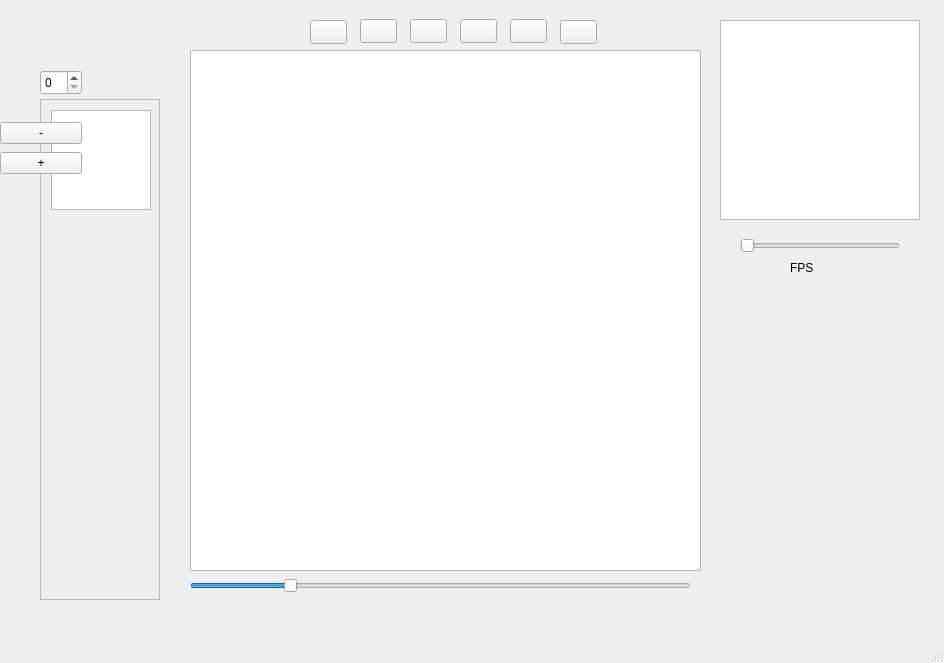
<?xml version="1.0" encoding="UTF-8"?>
<ui version="4.0">
 <class>MainWindow</class>
 <widget class="QMainWindow" name="MainWindow">
  <property name="geometry">
   <rect>
    <x>0</x>
    <y>0</y>
    <width>944</width>
    <height>663</height>
   </rect>
  </property>
  <property name="windowTitle">
   <string>MainWindow</string>
  </property>
  <widget class="QWidget" name="centralwidget">
   <widget class="QGraphicsView" name="previewWindow">
    <property name="geometry">
     <rect>
      <x>720</x>
      <y>20</y>
      <width>200</width>
      <height>200</height>
     </rect>
    </property>
   </widget>
   <widget class="QWidget" name="toolBar" native="true">
    <property name="geometry">
     <rect>
      <x>300</x>
      <y>10</y>
      <width>311</width>
      <height>42</height>
     </rect>
    </property>
    <widget class="QPushButton" name="draw">
     <property name="geometry">
      <rect>
       <x>60</x>
       <y>9</y>
       <width>37</width>
       <height>24</height>
      </rect>
     </property>
     <property name="cursor">
      <cursorShape>PointingHandCursor</cursorShape>
     </property>
     <property name="text">
      <string/>
     </property>
    </widget>
    <widget class="QPushButton" name="erase">
     <property name="geometry">
      <rect>
       <x>110</x>
       <y>9</y>
       <width>37</width>
       <height>24</height>
      </rect>
     </property>
     <property name="cursor">
      <cursorShape>PointingHandCursor</cursorShape>
     </property>
     <property name="text">
      <string/>
     </property>
    </widget>
    <widget class="QPushButton" name="fill">
     <property name="geometry">
      <rect>
       <x>160</x>
       <y>9</y>
       <width>37</width>
       <height>24</height>
      </rect>
     </property>
     <property name="cursor">
      <cursorShape>PointingHandCursor</cursorShape>
     </property>
     <property name="text">
      <string/>
     </property>
    </widget>
    <widget class="QPushButton" name="selection">
     <property name="geometry">
      <rect>
       <x>210</x>
       <y>9</y>
       <width>37</width>
       <height>24</height>
      </rect>
     </property>
     <property name="cursor">
      <cursorShape>PointingHandCursor</cursorShape>
     </property>
     <property name="text">
      <string/>
     </property>
    </widget>
    <widget class="QPushButton" name="colorBtn">
     <property name="geometry">
      <rect>
       <x>260</x>
       <y>10</y>
       <width>37</width>
       <height>24</height>
      </rect>
     </property>
     <property name="cursor">
      <cursorShape>PointingHandCursor</cursorShape>
     </property>
     <property name="text">
      <string/>
     </property>
    </widget>
    <widget class="QLabel" name="colorborder">
     <property name="geometry">
      <rect>
       <x>250</x>
       <y>10</y>
       <width>57</width>
       <height>24</height>
      </rect>
     </property>
     <property name="autoFillBackground">
      <bool>true</bool>
     </property>
     <property name="text">
      <string/>
     </property>
    </widget>
    <zorder>colorborder</zorder>
    <zorder>draw</zorder>
    <zorder>erase</zorder>
    <zorder>fill</zorder>
    <zorder>selection</zorder>
    <zorder>colorBtn</zorder>
   </widget>
   <widget class="QScrollArea" name="scrollArea">
    <property name="geometry">
     <rect>
      <x>40</x>
      <y>99</y>
      <width>120</width>
      <height>501</height>
     </rect>
    </property>
    <property name="widgetResizable">
     <bool>true</bool>
    </property>
    <widget class="QWidget" name="scrollAreaWidgetContents">
     <property name="geometry">
      <rect>
       <x>0</x>
       <y>0</y>
       <width>118</width>
       <height>499</height>
      </rect>
     </property>
     <widget class="QGraphicsView" name="frame">
      <property name="geometry">
       <rect>
        <x>10</x>
        <y>10</y>
        <width>100</width>
        <height>100</height>
       </rect>
      </property>
     </widget>
    </widget>
   </widget>
   <widget class="QSlider" name="slider">
    <property name="geometry">
     <rect>
      <x>740</x>
      <y>230</y>
      <width>160</width>
      <height>31</height>
     </rect>
    </property>
    <property name="maximum">
     <number>30</number>
    </property>
    <property name="orientation">
     <enum>Qt::Horizontal</enum>
    </property>
   </widget>
   <widget class="QSlider" name="gridSizeSldr">
    <property name="geometry">
     <rect>
      <x>190</x>
      <y>570</y>
      <width>501</width>
      <height>31</height>
     </rect>
    </property>
    <property name="minimum">
     <number>2</number>
    </property>
    <property name="maximum">
     <number>44</number>
    </property>
    <property name="value">
     <number>10</number>
    </property>
    <property name="orientation">
     <enum>Qt::Horizontal</enum>
    </property>
   </widget>
   <widget class="QLabel" name="fpsLabel">
    <property name="geometry">
     <rect>
      <x>790</x>
      <y>260</y>
      <width>58</width>
      <height>16</height>
     </rect>
    </property>
    <property name="text">
     <string>FPS</string>
    </property>
   </widget>
   <widget class="drawingCanvas" name="graphicsCanvas">
    <property name="geometry">
     <rect>
      <x>190</x>
      <y>50</y>
      <width>511</width>
      <height>521</height>
     </rect>
    </property>
   </widget>
   <widget class="QLabel" name="themePic">
    <property name="geometry">
     <rect>
      <x>730</x>
      <y>420</y>
      <width>181</width>
      <height>121</height>
     </rect>
    </property>
    <property name="text">
     <string/>
    </property>
   </widget>
   <widget class="QSpinBox" name="framePicker">
    <property name="geometry">
     <rect>
      <x>40</x>
      <y>70</y>
      <width>42</width>
      <height>25</height>
     </rect>
    </property>
   </widget>
   <widget class="QWidget" name="layoutWidget">
    <property name="geometry">
     <rect>
      <x>0</x>
      <y>120</y>
      <width>82</width>
      <height>56</height>
     </rect>
    </property>
    <layout class="QVBoxLayout" name="verticalLayout">
     <item>
      <widget class="QPushButton" name="deleteFrame">
       <property name="text">
        <string>-</string>
       </property>
      </widget>
     </item>
     <item>
      <widget class="QPushButton" name="addFrame">
       <property name="text">
        <string>+</string>
       </property>
      </widget>
     </item>
    </layout>
   </widget>
   <widget class="QPushButton" name="cursor">
    <property name="geometry">
     <rect>
      <x>310</x>
      <y>20</y>
      <width>37</width>
      <height>24</height>
     </rect>
    </property>
    <property name="cursor">
     <cursorShape>PointingHandCursor</cursorShape>
    </property>
    <property name="text">
     <string/>
    </property>
   </widget>
  </widget>
  <widget class="QMenuBar" name="menubar">
   <property name="geometry">
    <rect>
     <x>0</x>
     <y>0</y>
     <width>944</width>
     <height>21</height>
    </rect>
   </property>
  </widget>
  <widget class="QStatusBar" name="statusbar"/>
 </widget>
 <customwidgets>
  <customwidget>
   <class>drawingCanvas</class>
   <extends>QGraphicsView</extends>
   <header>drawingcanvas.h</header>
  </customwidget>
 </customwidgets>
 <resources/>
 <connections/>
</ui>
